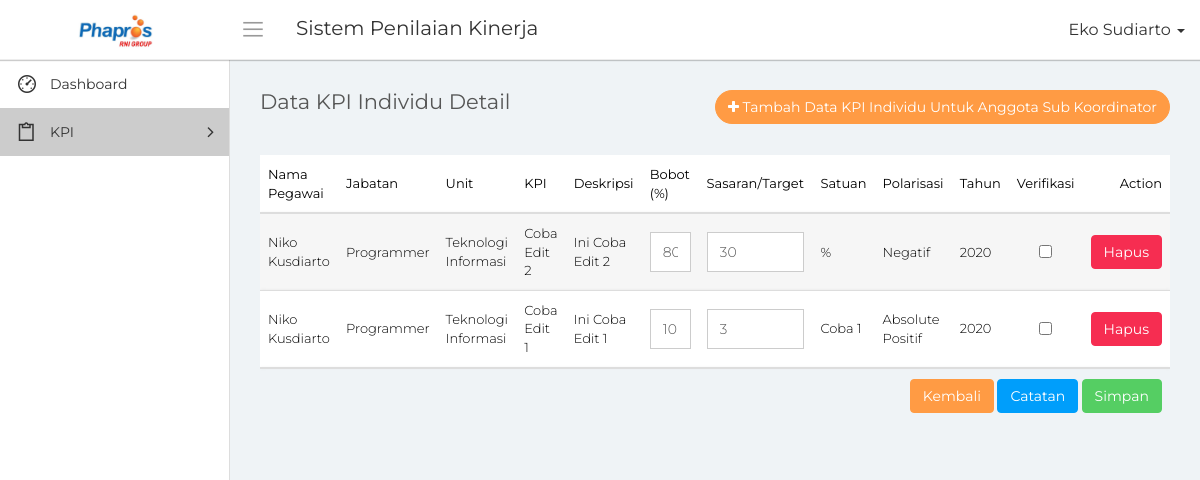
Screenshot of /detail_kpi.php?id_anggota=1&&id_jabatan=3&&id_unit=1 (signed in) with the database file from the repository.
### tables this page shows
CREATE TABLE `data_kpi` (
  `id_kpi` bigint(20) NOT NULL,
  `id_anggota` bigint(20) NOT NULL DEFAULT '0',
  `id_jabatan` bigint(20) NOT NULL DEFAULT '0',
  `id_unit` bigint(20) DEFAULT '0',
  `id_periode` bigint(20) NOT NULL DEFAULT '0',
  `kpi` text NOT NULL,
  `deskripsi` text NOT NULL,
  `bobot` decimal(10,0) NOT NULL DEFAULT '0',
  `sasaran` decimal(10,0) NOT NULL DEFAULT '0',
  `satuan` varchar(20) NOT NULL,
  `sifat_kpi` int(2) NOT NULL DEFAULT '0',
  `status` int(2) NOT NULL DEFAULT '0',
  `id_verifikator` bigint(20) NOT NULL DEFAULT '0',
  `tanggal_input` date NOT NULL,
  `tanggal_verifikasi` date NOT NULL
);

CREATE TABLE `mst_anggota` (
  `id_anggota` bigint(20) NOT NULL,
  `nik` varchar(50) NOT NULL,
  `nama` varchar(50) NOT NULL,
  `jenis_kelamin` int(2) NOT NULL,
  `tempat_lahir` varchar(50) NOT NULL,
  `tanggal_lahir` date NOT NULL,
  `status` int(2) NOT NULL,
  `nomor_hp` varchar(20) NOT NULL,
  `email` varchar(50) NOT NULL,
  `id_golongan` bigint(20) NOT NULL,
  `id_jabatan` bigint(20) NOT NULL,
  `id_unit` bigint(20) NOT NULL,
  `alamat` text NOT NULL,
  `tanggal_input` date NOT NULL
);

CREATE TABLE `mst_jabatan` (
  `id_jabatan` bigint(20) NOT NULL,
  `nama_jabatan` varchar(50) NOT NULL,
  `tanggal_input` date NOT NULL
);

CREATE TABLE `mst_unit` (
  `id_unit` bigint(20) NOT NULL,
  `nama_unit` varchar(50) NOT NULL,
  `tanggal_input` date NOT NULL
);

CREATE TABLE `mst_satuan` (
  `id_satuan` bigint(20) NOT NULL,
  `nama_satuan` varchar(50) NOT NULL,
  `jenis_polarisasi` text NOT NULL,
  `id_periode` bigint(20) NOT NULL,
  `tanggal_input` date NOT NULL
);

CREATE TABLE `mst_polarisasi` (
  `id_polarisasi` bigint(20) NOT NULL,
  `nama_polarisasi` varchar(50) NOT NULL,
  `id_periode` bigint(20) NOT NULL,
  `tanggal_input` date NOT NULL
);

CREATE TABLE `mst_periode` (
  `id_periode` bigint(20) NOT NULL,
  `tahun` int(10) NOT NULL,
  `status` int(5) NOT NULL
);

### conn/database.php (called while the page is built, shortened)
<?php
	class database{
		function __construct(){
			$this->connection = new mysqli('localhost', 'root', '','phapros_final');
		}
		function tampil_kpi_detail($id_anggota = null, $id_jabatan = null, $id_unit = null, $id_periode = null){
			if($id_periode != null)
				$query = $this->connection->query("SELECT k.*, j.nama_jabatan, u.nama_unit, p.tahun, s.nama_satuan, pol.nama_polarisasi, a.nama FROM data_kpi k LEFT JOIN mst_anggota a ON a.id_anggota = k.id_anggota LEFT JOIN mst_jabatan j ON j.id_jabatan = k.id_jabatan LEFT JOIN mst_unit u ON u.id_unit = k.id_unit LEFT JOIN mst_periode p ON p.id_periode = k.id_periode LEFT JOIN mst_satuan s ON s.id_satuan = k.satuan LEFT JOIN mst_polarisasi pol ON pol.id_polarisasi = k.sifat_kpi WHERE k.id_anggota = '$id_anggota' AND k.id_jabatan = '$id_jabatan' AND k.id_unit = '$id_unit' AND p.id_periode = '$id_periode'");
			while($tampil = $query->fetch_array())
				$hasil[] = $tampil;
			return $hasil;
		}
		function tampil_waktu_verifikasi(){
			$query = $this->connection->query("SELECT * FROM waktu_verifikasi");
			while($tampil = $query->fetch_array())
				$hasil[] = $tampil;
			return $hasil;
		}
		function tampil_akses(){
			$query = $this->connection->query("SELECT * FROM akses_menu");
			while($tampil = $query->fetch_array())
				$hasil[] = $tampil;
			return $hasil;
		}
		function tampil_periode($id_periode = null){
			if($id_periode == null)
				$query = $this->connection->query("SELECT * FROM mst_periode");
			else
				$query = $this->connection->query("SELECT * FROM mst_periode WHERE id_periode = '$id_periode'");
			while($tampil = $query->fetch_array())
				$hasil[] = $tampil;
			return $hasil;
		}
	}
?>

### detail_kpi.php (the view, shortened to what this page needs)
<?php
    include "conn/database.php";
    $db = new database();
    $nama = $_SESSION['nama'];
    $jabatan = $_SESSION['id_jabatan'];
    $id_anggotaD = $_GET['id_anggota'];
    $id_jabatanD = $_GET['id_jabatan'];
    $id_unitD = $_GET['id_unit'];
    foreach($db->tampil_periode() as $tPer)
    {
        if($tPer['status'] == 1)
        {
            $idA = $tPer['id_periode'];
        }
    }
?>
<!DOCTYPE html>
<html>
    <head>
        <link rel="stylesheet" type="text/css" href="assets/css/bootstrap.min.css">
        <link rel="stylesheet" type="text/css" href="assets/css/font-awesome.min.css">
        <link rel="stylesheet" type="text/css" href="assets/css/line-awesome.min.css">
        <link rel="stylesheet" type="text/css" href="https://cdn.datatables.net/v/dt/dt-1.10.18/datatables.min.css"/>
		<link rel="stylesheet" type="text/css" href="assets/css/select2.min.css">
		<link rel="stylesheet" type="text/css" href="assets/css/bootstrap-datetimepicker.min.css">
        <link rel="stylesheet" type="text/css" href="assets/css/style.css">
    </head>
    <body>
        <div class="main-wrapper">
            <div class="header">
				<div class="header-left">
                    <a href="index.php" class="logo">
						<img src="assets/img/logo-phapros.jpg" width="75" height="" alt="">
					</a>
                </div>
				<a id="toggle_btn" href="javascript:void(0);"><i class="la la-bars"></i></a>
                <div class="page-title-box pull-left">
					<h3>Sistem Penilaian Kinerja</h3>
                </div>
				<ul class="nav navbar-nav navbar-right user-menu pull-right">
					<li class="dropdown">
						<a href="" class="dropdown-toggle user-link" data-toggle="dropdown" title="Admin">
							<span>
                                <?php echo $nama; ?>
                            </span>
							<i class="caret"></i>
						</a>
					</li>
				</ul>
            </div>
            <div class="sidebar" id="sidebar">
                <div class="sidebar-inner slimscroll">
					<div id="sidebar-menu" class="sidebar-menu">
						<ul>
							<li>
								<a href="index.php"><i class="la la-dashboard"></i> <span>Dashboard</span></a>
							</li>
                            <?php
                                foreach($db->tampil_akses() as $tampil)
                                {
                                    if($tampil['id_jabatan'] == $jabatan)
                                    {
                                        $m1 = $tampil['menu1'];
                                        $m2 = $tampil['menu2'];
                                        $m3 = $tampil['menu3'];
                                        $m4 = $tampil['menu4'];
                                        $m5 = $tampil['menu5'];
                                        $m6 = $tampil['menu6'];
                                        $m7 = $tampil['menu7'];
                                    }
                                }
                            ?>
                            <li class="active submenu">
								<a href="#"><i class="la la-clipboard"></i> <span> KPI</span> <span class="menu-arrow"></span></a>
							</li>
						</ul>
					</div>
                </div>
            </div>
            <div class="page-wrapper">
                <div class="content container-fluid">
					<div class="row">
						<div class="col-xs-8">
							<h4 class="page-title">Data KPI Individu Detail</h4>
                        </div>
                        <div class="col-xs-4 text-right m-b-30">
                            <a href="input_kpi_anggota.php?id_anggota=<?php echo $id_anggotaD."&&id_jabatan=".$id_jabatanD."&&id_unit=".$id_unitD; ?>" class="btn btn-primary rounded pull-right"><i class="fa fa-plus"></i> Tambah Data KPI Individu Untuk Anggota Sub Koordinator</a>
                        </div>
                    </div>
                    <div class="row">
                        <div class="col-xs-12">
                            <?php
                                $k1 = '';
                                foreach($db->tampil_waktu_verifikasi() as $tampil)
                                {
                                    $sekarang = date('Y-m-d');
                                    if($sekarang >= $tampil['tanggal_awal_verifikasi'] AND $sekarang <= $tampil['tanggal_akhir_verifikasi'])
                                        $b1 = 1;
                                }
                            ?>
						</div>
					</div>
					<div class="row">
						<div class="col-md-12">
							<div class="table-responsive">
								<table class="table table-striped custom-table m-b-0 display" id="">
									<thead>
										<tr>
                                            <th>Nama Pegawai</th>
                                            <th>Jabatan</th>
                                            <th>Unit</th>
											<th>KPI</th>
                                            <th>Deskripsi</th>
                                            <th>Bobot (%)</th>
                                            <th>Sasaran/Target</th>
                                            <th>Satuan</th>
                                            <th>Polarisasi</th>
                                            <th>Tahun</th>
											<th class="text-right">Verifikasi</th>
											<th class="text-right">Action</th>
										</tr>
									</thead>
                                    <form action="" method="POST">
									<tbody>
                                    <?php
                                        foreach($db->tampil_kpi_detail($id_anggotaD, $id_jabatanD, $id_unitD, $idA) as $data)
                                        {
                                            $id1 = 'bobot'.$data['id_kpi'];
                                            $id2 = 'sasaran'.$data['id_kpi'];
                                            $id3 = 'hapusData'.$data['id_kpi'];
                                            $id4 = 'baris'.$data['id_kpi'];
                                            $id5 = 'tempat'.$data['id_kpi'];
                                            $r1 = '';
                                            $r2 = '';
                                    ?>
                                            <tr id="<?php echo $id4; ?>">
                                                <td><?php echo $data['nama']; ?></td>
                                                <td><?php echo $data['nama_jabatan']; ?></td>
                                                <td><?php echo $data['nama_unit']; ?></td>
                                                <td><?php echo $data['kpi']; ?></td>
                                                <td><?php echo $data['deskripsi']; ?></td>
                                                <td>
                                                    <input type="text" class="form-control" id="<?php echo $id1; ?>" name="bobot[]" value="<?php echo $data['bobot']; ?>" <?php echo $r1; ?>>
                                                </td>
                                                <td><input type="text" class="form-control" id="<?php echo $id2; ?>" name="sasaran[]" value="<?php echo $data['sasaran']; ?>" <?php echo $r2; ?>></td>
                                                <td><?php echo $data['nama_satuan']; ?></td>
                                                <td><?php echo $data['nama_polarisasi']; ?></td>
                                                <td><?php echo $data['tahun']; ?></td>
                                                <td class="text-center">
                                                    <div class="dropdown">
                                                        <input data-id="<?php echo $data['id_kpi']; ?>" type="checkbox" <?php echo ($data['status'] == '1')?'checked':''; ?> data-field='status1' id='verifikasi1' <?php echo $k1; ?>>
                                                    </div>
                                                </td>
                                                <td class="text-center" id="<?php echo $id5; ?>">
                                                    <?php
                                                        if($data['status'] == 0)
                                                            echo '<a href="#" id="'.$id3.'" class="btn btn-danger" onclick="fungsi_hapus('.$data['id_kpi'].')">Hapus</a>';
                                                        else
                                                            echo '<a href="#" id="'.$id3.'" class="btn btn-danger" disabled="disabled">Hapus</a>';
                                                    ?>
                                                </td>
                                            </tr>
                                    <?php
                                        }
                                    ?>
									</tbody>
                                    <tbody>
                                        <tr style="background:none;">
                                            <td colspan="12" class="text-right">
                                                <button type="" name="tombolKembali" class="btn btn-primary">Kembali</button>
                                                <a href="#" class="btn btn-info" data-toggle="modal" data-target="#laporan">Catatan</a>
                                                <button type="submit" name="tombolSimpan" class="btn btn-success">Simpan</button>
                                            </td>
                                        </tr>
                                    </tbody>
                                    </form>
								</table>
							</div>
						</div>
					</div>
                </div>
            </div>
        </div>
    </body>
</html>

### rows the page displays
data_kpi: id_anggota.nama "Niko Kusdiarto", id_jabatan.nama_jabatan "Programmer", id_unit.nama_unit "Teknologi Informasi", kpi "Coba Edit 2", deskripsi "Ini Coba Edit 2", bobot "80", sasaran "30", mst_satuan.nama_satuan "%", mst_polarisasi.nama_polarisasi "Negatif", id_periode.tahun "2020"
data_kpi: id_anggota.nama "Niko Kusdiarto", id_jabatan.nama_jabatan "Programmer", id_unit.nama_unit "Teknologi Informasi", kpi "Coba Edit 1", deskripsi "Ini Coba Edit 1", bobot "10", sasaran "3", mst_satuan.nama_satuan "Coba 1", mst_polarisasi.nama_polarisasi "Absolute Positif", id_periode.tahun "2020"

### other values shown
$nama "Eko Sudiarto"
